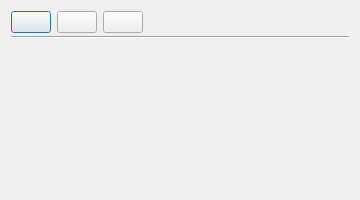
<?xml version="1.0" encoding="UTF-8"?>
<ui version="4.0">
<comment> Copyright (C) 2019 by Pedro Mendes, Rector and Visitors of the </comment>
<comment> University of Virginia, University of Heidelberg, and University </comment>
<comment> of Connecticut School of Medicine. </comment>
<comment> All rights reserved. </comment>

<comment> Copyright (C) 2017 - 2018 by Pedro Mendes, Virginia Tech Intellectual </comment>
<comment> Properties, Inc., University of Heidelberg, and University of </comment>
<comment> of Connecticut School of Medicine. </comment>
<comment> All rights reserved. </comment>

<comment> Copyright (C) 2010 - 2016 by Pedro Mendes, Virginia Tech Intellectual </comment>
<comment> Properties, Inc., University of Heidelberg, and The University </comment>
<comment> of Manchester. </comment>
<comment> All rights reserved. </comment>

<comment> Copyright (C) 2008 - 2009 by Pedro Mendes, Virginia Tech Intellectual </comment>
<comment> Properties, Inc., EML Research, gGmbH, University of Heidelberg, </comment>
<comment> and The University of Manchester. </comment>
<comment> All rights reserved. </comment>

<comment> Copyright (C) 2005 - 2007 by Pedro Mendes, Virginia Tech Intellectual </comment>
<comment> Properties, Inc. and EML Research, gGmbH. </comment>
<comment> All rights reserved. </comment>

 <comment> All rights reserved. </comment>
 <class>CQProgressDialog</class>
 <widget class="QDialog" name="CQProgressDialog">
  <property name="geometry">
   <rect>
    <x>0</x>
    <y>0</y>
    <width>360</width>
    <height>200</height>
   </rect>
  </property>
  <property name="sizePolicy">
   <sizepolicy hsizetype="Preferred" vsizetype="Expanding">
    <horstretch>0</horstretch>
    <verstretch>0</verstretch>
   </sizepolicy>
  </property>
  <property name="minimumSize">
   <size>
    <width>360</width>
    <height>200</height>
   </size>
  </property>
  <property name="windowTitle">
   <string>COPASI Progress Dialog</string>
  </property>
  <layout class="QVBoxLayout">
   <property name="spacing">
    <number>3</number>
   </property>
   <item>
    <layout class="QHBoxLayout">
     <item>
      <widget class="QPushButton" name="mpBtnPause">
       <property name="sizePolicy">
        <sizepolicy hsizetype="Fixed" vsizetype="Fixed">
         <horstretch>0</horstretch>
         <verstretch>0</verstretch>
        </sizepolicy>
       </property>
       <property name="text">
        <string/>
       </property>
      </widget>
     </item>
     <item>
      <widget class="QPushButton" name="mpBtnContinue">
       <property name="sizePolicy">
        <sizepolicy hsizetype="Fixed" vsizetype="Fixed">
         <horstretch>0</horstretch>
         <verstretch>0</verstretch>
        </sizepolicy>
       </property>
       <property name="text">
        <string/>
       </property>
      </widget>
     </item>
     <item>
      <widget class="QPushButton" name="mpBtnStop">
       <property name="sizePolicy">
        <sizepolicy hsizetype="Fixed" vsizetype="Fixed">
         <horstretch>0</horstretch>
         <verstretch>0</verstretch>
        </sizepolicy>
       </property>
       <property name="text">
        <string/>
       </property>
      </widget>
     </item>
     <item>
      <spacer name="mpBtnSpacer">
       <property name="orientation">
        <enum>Qt::Horizontal</enum>
       </property>
       <property name="sizeType">
        <enum>QSizePolicy::Expanding</enum>
       </property>
       <property name="sizeHint" stdset="0">
        <size>
         <width>40</width>
         <height>20</height>
        </size>
       </property>
      </spacer>
     </item>
    </layout>
   </item>
   <item>
    <widget class="Line" name="mpLine">
     <property name="minimumSize">
      <size>
       <width>200</width>
       <height>0</height>
      </size>
     </property>
     <property name="frameShape">
      <enum>QFrame::HLine</enum>
     </property>
     <property name="frameShadow">
      <enum>QFrame::Sunken</enum>
     </property>
    </widget>
   </item>
   <item>
    <spacer name="mpSpacer">
     <property name="orientation">
      <enum>Qt::Vertical</enum>
     </property>
     <property name="sizeType">
      <enum>QSizePolicy::Expanding</enum>
     </property>
     <property name="sizeHint" stdset="0">
      <size>
       <width>20</width>
       <height>40</height>
      </size>
     </property>
    </spacer>
   </item>
  </layout>
 </widget>
 <layoutdefault spacing="6" margin="11"/>
 <tabstops>
  <tabstop>mpBtnStop</tabstop>
  <tabstop>mpBtnPause</tabstop>
  <tabstop>mpBtnContinue</tabstop>
 </tabstops>
 <includes>
  <include location="local">copasi/UI/CQProgressItem.h</include>
 </includes>
 <resources/>
 <connections>
  <connection>
   <sender>mpBtnStop</sender>
   <signal>clicked()</signal>
   <receiver>CQProgressDialog</receiver>
   <slot>btnStopPressed()</slot>
   <hints>
    <hint type="sourcelabel">
     <x>106</x>
     <y>30</y>
    </hint>
    <hint type="destinationlabel">
     <x>20</x>
     <y>20</y>
    </hint>
   </hints>
  </connection>
  <connection>
   <sender>mpBtnPause</sender>
   <signal>clicked()</signal>
   <receiver>CQProgressDialog</receiver>
   <slot>btnPausePressed()</slot>
   <hints>
    <hint type="sourcelabel">
     <x>20</x>
     <y>20</y>
    </hint>
    <hint type="destinationlabel">
     <x>20</x>
     <y>20</y>
    </hint>
   </hints>
  </connection>
  <connection>
   <sender>mpBtnContinue</sender>
   <signal>clicked()</signal>
   <receiver>CQProgressDialog</receiver>
   <slot>btnContinuePressed()</slot>
   <hints>
    <hint type="sourcelabel">
     <x>68</x>
     <y>30</y>
    </hint>
    <hint type="destinationlabel">
     <x>20</x>
     <y>20</y>
    </hint>
   </hints>
  </connection>
 </connections>
</ui>
